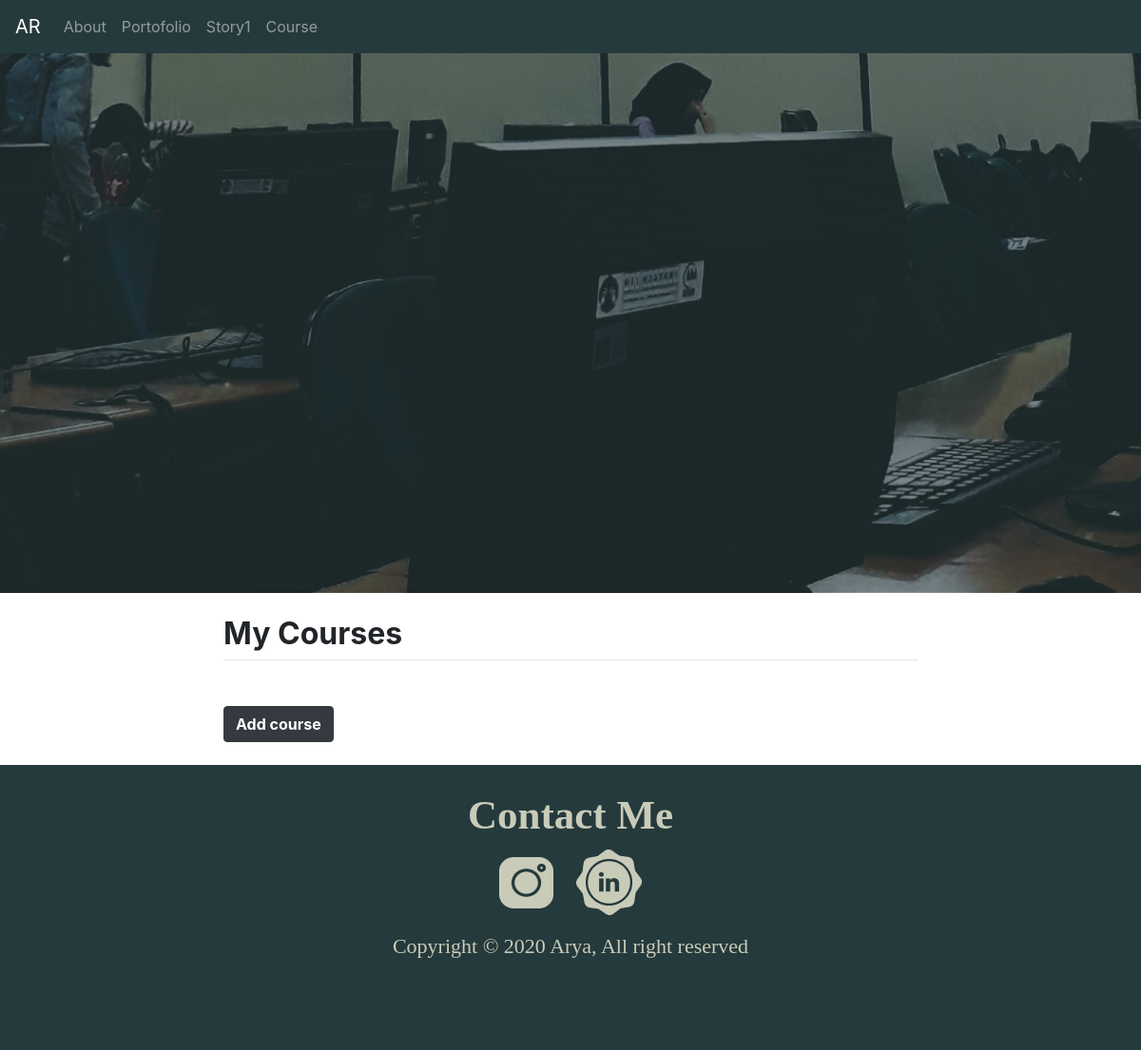
Page /ListMataKuliah on the earlier database version.
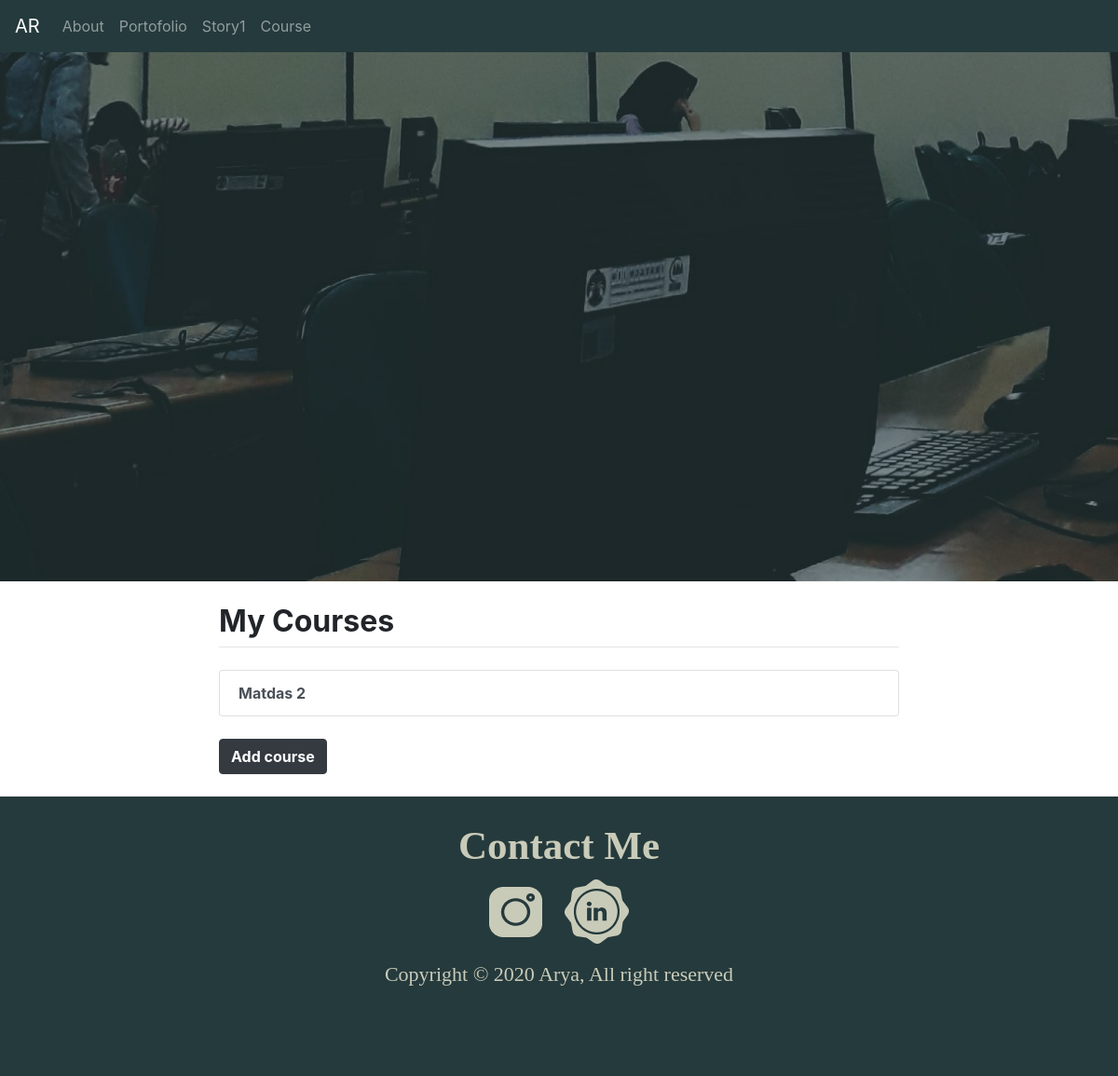
Same page on the later database version.
### matakuliah/models.py (models this page shows, shortened)
class MataKuliahSaya(models.Model):
    nama = models.CharField(max_length = 50)
    dosen = models.CharField(max_length = 50)
    jumlahSKS = models.PositiveIntegerField()
    semester = models.CharField(max_length = 20)
    ruangKelas = models.CharField(max_length= 50)
    deskripsi = models.CharField(max_length = 500)

### matakuliah/views.py (the view)
# urls.py: path('ListMataKuliah', views.Utama, name='matakuliah_list'),
def Utama(request):
    matahkuliahs = MataKuliahSaya.objects.all()
    return render(request, 'matakuliah/matakuliah_list.html', {'matakuliahs':matahkuliahs} )

### matakuliah/templates/matakuliah/matakuliah_list.html
{% extends 'base.html' %}
{% load static %}
{% block head-footer %}
<header>
  <div class="cover" style="background-image: url(static/huhu.png);">
</header>
<br>
    <div class="container">
    <div class="row justify-content-center">
      <div class="col-8">
        <h2 class="featurette-heading"><b>My Courses</b></h2>
        <hr class="mt-0 mb-4">
        <div class="list-group">
            {% for i in matakuliahs %}
            <a href="{{ i.id }}" class="list-group-item list-group-item-action mute-bg"><b>{{ i.nama }}</b></a>
            {% endfor %}
        </div>
        <br>
        <a class="btn btn-dark" href="{% url 'matakuliah:matakuliah_form' %}"><b>Add course</b></a>
      <br>
    </div>
  </div>
</div>
<br>
{% endblock %}

Differences in the rows shown:
added MataKuliahSaya: nama "Matdas 2"
